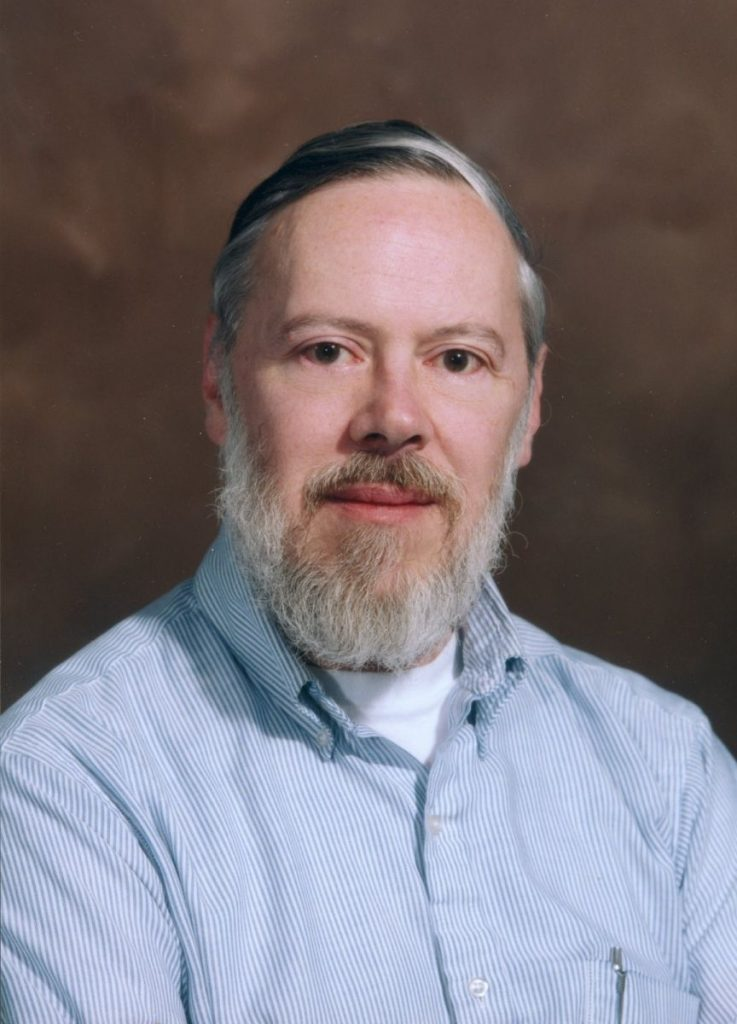
#> input picture Lab-8/dennis-ritchie.jpg, 737 x 1024 px
$ python playingWithPillow.py
#> lines starting #> are read from the running program, lines starting #| are printed output that depends on the picture
print("Image displayed with Pillow:")
# ======================================================================

from PIL import Image
image = Image.open("dennis-ritchie.jpg")
#> image is the input picture: PIL image 737x1024 RGB; mean R, G, B 124.4, 117.4, 123.7
print("Image format: {}".format(image.format))
#| Image format: JPEG
print("Image mode: {}".format(image.mode))
#| Image mode: RGB
print("Image size: {}".format(image.size))
#| Image size: (737, 1024)
image.show()

# ======================================================================

print("Image converted to a numpy array:")
# ======================================================================
from matplotlib import image
from matplotlib import pyplot

data = image.imread("dennis-ritchie.jpg")

print(data.dtype)
#| uint8
print(data.shape)
#| (1024, 737, 3)

pyplot.imshow(data)
pyplot.show()

# ======================================================================

image = Image.open("dennis-ritchie.jpg")
print(image.size)
#| (737, 1024)

image.thumbnail((100, 100))
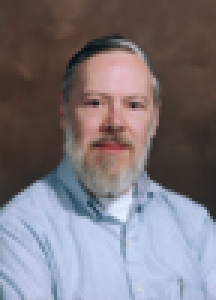
#> image: PIL image 72x100 RGB (shown 3 times larger); mean R, G, B 124.4, 117.4, 123.7
print("Thumbnail size: {}".format(image.size))
#| Thumbnail size: (72, 100)

$ run again, with Lab-8/f1.jpg copied over Lab-8/dennis-ritchie.jpg
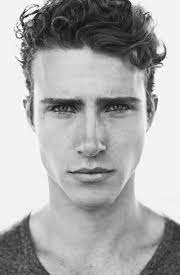
#> input picture Lab-8/f1.jpg, 180 x 275 px
#> image is the input picture: PIL image 180x275 RGB; min 0, max 255, mean 171
#| Image format: JPEG
#| Image mode: RGB
#| Image size: (180, 275)
#| uint8
#| (275, 180, 3)
#| (180, 275)
#> `image.thumbnail((100, 100))`:
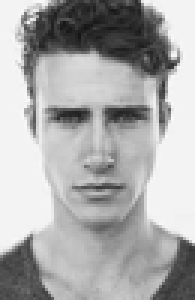
#> image: PIL image 65x100 RGB (shown 3 times larger); min 21, max 251, mean 171
#| Thumbnail size: (65, 100)
